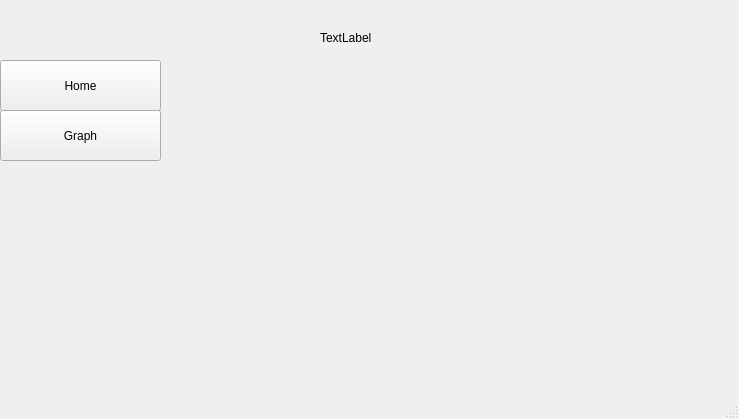
<?xml version="1.0" encoding="UTF-8"?>
<ui version="4.0">
 <class>MainWindow</class>
 <widget class="QMainWindow" name="MainWindow">
  <property name="geometry">
   <rect>
    <x>0</x>
    <y>0</y>
    <width>739</width>
    <height>419</height>
   </rect>
  </property>
  <property name="windowTitle">
   <string>Covid-19 Situation Analysis Application</string>
  </property>
  <widget class="QWidget" name="centralwidget">
   <widget class="QLabel" name="label">
    <property name="geometry">
     <rect>
      <x>320</x>
      <y>30</y>
      <width>55</width>
      <height>16</height>
     </rect>
    </property>
    <property name="text">
     <string>TextLabel</string>
    </property>
   </widget>
   <widget class="QPushButton" name="pushButton">
    <property name="geometry">
     <rect>
      <x>0</x>
      <y>60</y>
      <width>161</width>
      <height>51</height>
     </rect>
    </property>
    <property name="text">
     <string>Home</string>
    </property>
   </widget>
   <widget class="QPushButton" name="pushButton_2">
    <property name="geometry">
     <rect>
      <x>0</x>
      <y>110</y>
      <width>161</width>
      <height>51</height>
     </rect>
    </property>
    <property name="text">
     <string>Graph</string>
    </property>
   </widget>
  </widget>
  <widget class="QMenuBar" name="menubar">
   <property name="geometry">
    <rect>
     <x>0</x>
     <y>0</y>
     <width>739</width>
     <height>22</height>
    </rect>
   </property>
  </widget>
  <widget class="QStatusBar" name="statusbar"/>
 </widget>
 <resources/>
 <connections/>
</ui>
